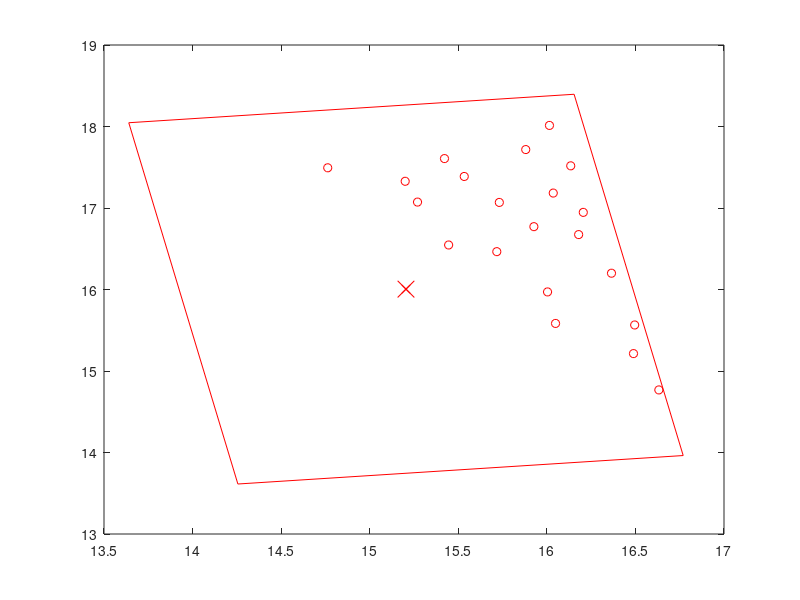

Source code (MATLAB): (Note: this script raises an error after producing the figure.)
close all;
figure;
Targets_x = [14.762979344392004,15.200243446915817,15.269853493523833,15.445502682194958,15.422058827312185,15.533681938113986,15.717380550295742,15.731667001739893,16.049001738398985,16.00382614042047,15.926741455615542,15.880724475016166,16.036006732071822,16.17941663600096,16.014668787500096,16.205590113844284,16.134801150063506,16.48906883024664,16.364839604123887,16.495802369612782,16.632126526351218,];
Targets_y = [
17.493405141942187,17.327811003302656,17.072699714690618,16.54618505950143,17.606329463615825,17.38695019144608,16.46437979848765,17.0685319138865,15.583714849296587,15.970341678802264,16.771062689892442,17.71703291791567,17.183417842263122,16.673777386989094,18.013237614219538,16.94646729116542,17.51744579204767,15.213517064727755,16.19986894815736,15.564649128552952,14.76788801405039,];
center_x = [15.20472920148137];
center_y = [16.004520560338246];

image_corners_x = [13.639843475972986,14.255728499127333,16.769614926989757,16.15372990383541,13.639843475972986];
image_corners_y = [18.046293842554874,13.613474108090799,13.962747278121618,18.395567012585694,18.046293842554874];
plot(Targets_x, Targets_y,'ro',center_x,center_y,'rx',image_corners_x,image_corners_y,'r');
hold on;
plot(center_x,center_y,'rx','MarkerSize',12);
labs1 = ['C1'];
labelpoints(center_x,center_y,labs1,'NE',0.3,1)
axis equal;
axis tight;
hold on;

Targets_x = [14.391666694939936,14.927279741928613,15.212871789629178,15.33791749266204,15.776164740988547,15.93908703211833,16.095649244337075,16.272552301207433,16.44415138083094,];
Targets_y = [
17.32121300550402,17.03059302271795,17.422409824032272,17.08753641939091,17.546188205068102,17.938685605232685,17.18485528020134,17.809931811912204,17.47903024069215,];
center_x = [15.20472920148137];
center_y = [19.004520560338246];
image_corners_x = [13.94814678150042,13.923316657928918,16.461311621462322,16.486141745033823,13.94814678150042];
image_corners_y = [21.249226797614828,16.773895678584257,16.759814323061665,21.235145442092236,21.249226797614828];
plot(Targets_x, Targets_y,'bo',center_x,center_y,'bx',image_corners_x,image_corners_y,'b');
hold on;
plot(center_x,center_y,'bx','MarkerSize',12);
labs1 = ['C2'];
labelpoints(center_x,center_y,labs1,'NE',0.3,1)
axis equal;
axis tight;
hold on;

Targets_x = [16.780622193810068,16.848808979163426,17.008054096904758,16.913045237555348,17.019460310380065,17.04410720818265,17.101730350523177,17.17289065173499,17.320966473399007,17.238133262740895,17.385661677300426,17.36039292596085,17.27001469306986,17.325951820361425,17.230587803446017,17.273727865571292,17.544359387937263,17.649797449658994,17.452426958265796,17.532981641848945,17.662579188476776,17.565055321716407,17.8164246816057,17.677861482481017,17.788344885373167,17.826780311669523,17.78998666962464,17.71342630673842,17.8518414871221,18.026679825636172,17.791140166855612,17.860007488767963,17.92156626878343,17.90943485088963,18.052658017983735,18.023187807122227,18.0606168808046,18.05196215507624,18.278802420268942,18.191826870172896,18.30753253742546,18.427292082520953,18.342239464871874,18.44343227333618,18.365125901192986,18.55967045840673,18.551607370580363,18.565173433900636,18.736032341004275,18.678527001769737,18.552968006636338,18.631155264487525,18.85842469661672,18.742792601672654,18.796140712182762,18.916950403627737,18.893205196371632,18.944777956113768,18.965607893471418,19.159753062321666,19.22212507128862,19.188024233968687,19.21650298150271,19.321704999950448,];
Targets_y = [
17.487970947551734,16.69563763984652,15.931871978332332,17.214322552653822,16.263809599905265,16.95753955298963,17.768513606696526,17.30743738400526,15.63035136308889,16.86710263707665,15.249385767757781,15.930599803871356,17.103085040894186,16.46254029029243,18.012322180942437,17.58293513904164,14.544989257841097,15.236751610618995,17.94534888702806,17.315278443720132,16.498194450268834,17.759223012268684,15.012545467129256,16.834688688929692,16.09669451800007,15.883362070167648,17.128072644038273,18.07675112593486,16.466786417673866,15.352043000221562,18.375845632424344,17.575079627102276,17.338150427816746,17.803990406420933,16.55513749311238,16.972896293426373,17.718583505329867,18.03617073908004,16.11930024318769,17.249621992126233,16.762434010570903,15.541394197523887,17.541852012941835,16.340532870818983,18.099637999317977,16.057090705186237,16.73544946560936,17.35614041583245,15.659673992271404,16.372236940895952,17.928069651206357,18.27388426286806,15.983593193877471,17.574177499493793,17.01829999334012,16.46786677965835,17.86640752030939,17.43770101496758,18.283900061714387,16.08854340564071,17.10360354354969,17.631327681162336,17.90947357306417,16.76364750200989,];
center_x = [18.117012953605656];
center_y = [16.1783882465897];
image_corners_x = [16.672106391224386,17.032110230929362,19.561919515986926,19.20191567628195,16.672106391224386];
image_corners_y = [18.3067562824005,13.845859243082321,14.050020210778905,18.51091725009708,18.3067562824005];
plot(Targets_x, Targets_y,'mo',center_x,center_y,'mx',image_corners_x,image_corners_y,'m');
hold on;
plot(center_x,center_y,'mx','MarkerSize',12);
labs1 = ['C3'];
labelpoints(center_x,center_y,labs1,'NE',0.3,1)
axis equal;
axis tight;
hold on;

Targets_x = [16.903361375077335,16.963501385560214,17.026307823901092,17.124955417606216,17.22467877594803,17.27257022405327,17.321501387770354,17.364996054825014,17.4330193895317,17.44079907280907,17.547780603548567,17.622822085882767,17.62659702125476,17.754656725497895,17.873278491320765,17.871372399132063,17.87808533002896,17.940355539125257,17.947247515165813,17.986093057995983,18.182703313934166,18.18939702033807,18.19868175040274,18.28104779707564,18.286192595391757,18.41832463946186,18.478392551895052,18.58290021830453,18.646977384771205,18.666920013992215,18.930138680411897,18.976263726299713,18.981683398430278,19.142957185352046,];
Targets_y = [
18.82600048003811,17.963132486455763,18.56809784480256,17.294955138238578,18.982854955268778,17.70542812085686,19.42288424452445,18.30196491347907,17.980552883918154,18.619300097084906,17.464607923475775,18.496822285584138,18.924062277089494,17.837073503091545,17.667997502251875,19.45731047566352,17.126555056614755,18.234896877930783,19.706964790298702,18.97943600401713,17.076118846110372,18.734309148147585,17.960218221551955,20.05841528220431,19.19971876326726,18.26078639627072,17.465599271659027,18.633206914605434,18.045296957344473,19.17897404324344,18.282481909324837,18.663236364693923,17.54650653280625,17.0475313570157,];
center_x = [18.117012953605656];
center_y = [19.1783882465897];
image_corners_x = [16.845612918638007,16.850380402173812,19.388412988573307,19.3836455050375,16.845612918638007];
image_corners_y = [21.41473513850022,16.93933767781578,16.942041354679183,21.417438815363624,21.41473513850022];
plot(Targets_x, Targets_y,'bo',center_x,center_y,'bx',image_corners_x,image_corners_y,'b');
hold on;
plot(center_x,center_y,'bx','MarkerSize',12);
labs1 = ['C4'];
labelpoints(center_x,center_y,labs1,'NE',0.3,1)
axis equal;
axis tight;
hold on;

set(gca,'XTickLabel',[0.5 1.5 2.5 3.5 4.5 5] );
set(gca,'YTickLabel',[0.5 1.25 2.5 3.75 5 6.25 7.5 8.75 10] );
axis equal;